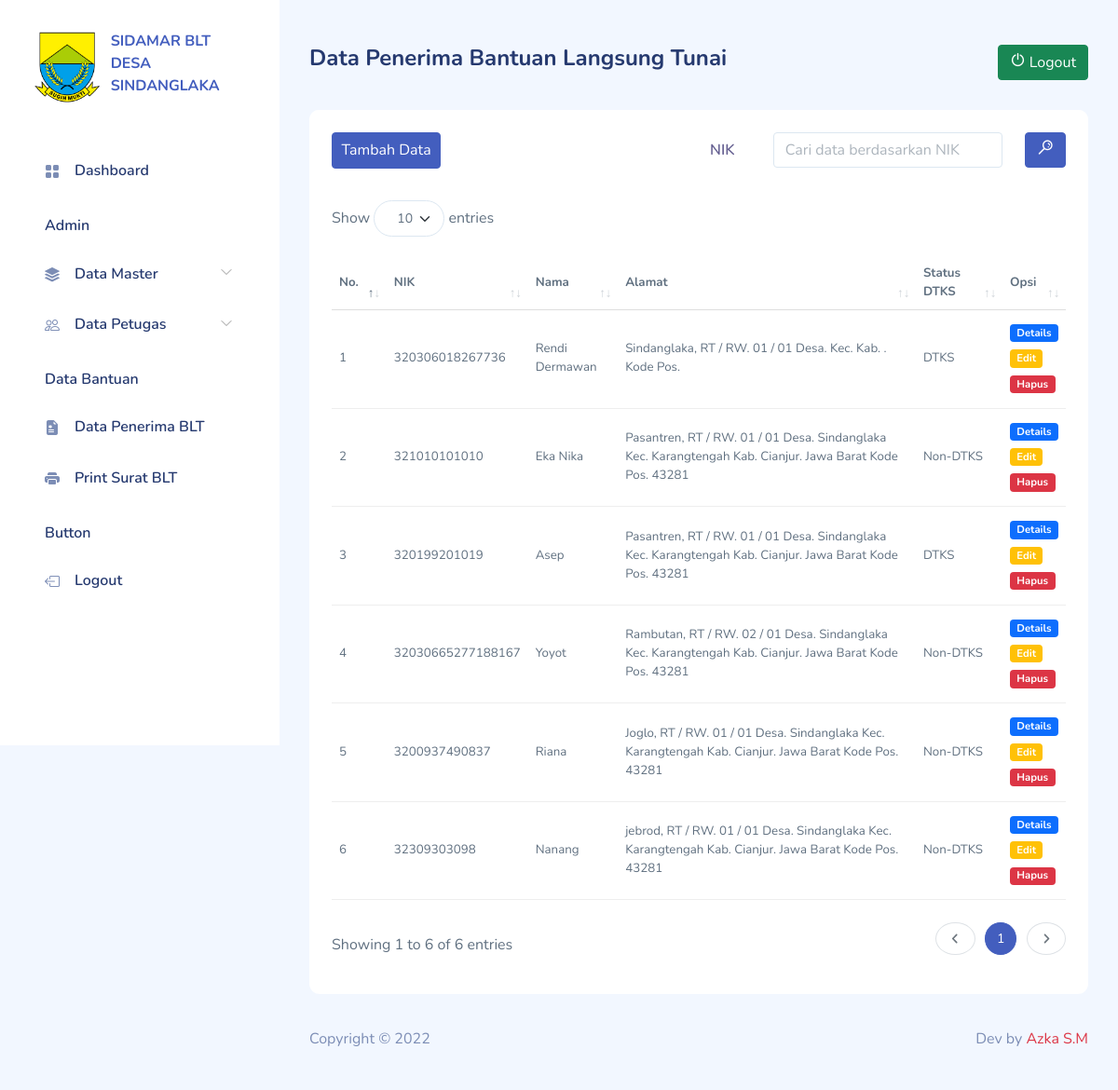
The app's page /data_blt.php (signed in), older data.
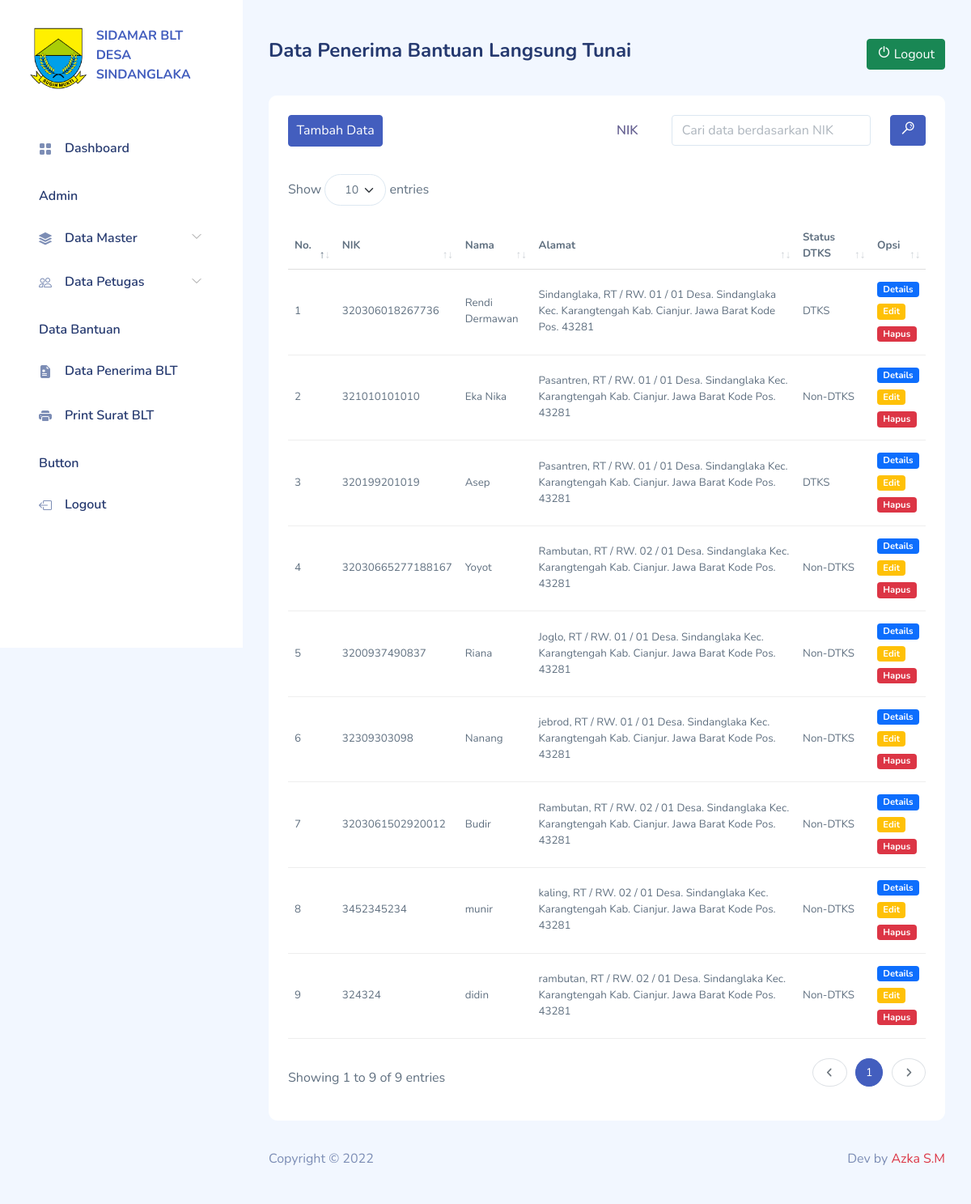
The same page, newer data.
### tables this page shows
CREATE TABLE `data_blt_penerima` (
  `id_blt` int(11) NOT NULL,
  `nama_lengkap` varchar(255) NOT NULL,
  `no_kk` varchar(1000) NOT NULL,
  `no_nik` varchar(1000) NOT NULL,
  `jalan` varchar(200) NOT NULL,
  `rtrw` varchar(200) NOT NULL,
  `desa` varchar(200) NOT NULL,
  `kecamatan` varchar(200) NOT NULL,
  `kabupaten` varchar(200) NOT NULL,
  `provinsi` varchar(200) NOT NULL,
  `kode_pos` varchar(200) NOT NULL,
  `pekerjaan` varchar(255) NOT NULL,
  `nama_ibu` varchar(255) NOT NULL,
  `status_dtks` int(11) NOT NULL,
  `periode` varchar(255) NOT NULL,
  `date_created` date NOT NULL,
  `is_active` int(11) NOT NULL
);

### functions.php (called while the page is built, shortened)
<?php
$conn = mysqli_connect("localhost", "root", "", "db_sdlk_blt");
function query($query)
{
    global $conn;
    $result = mysqli_query($conn, $query);
    $rows = [];
    while ($row = mysqli_fetch_assoc($result)) {
        $rows[] = $row;
    }
    return $rows;
}

### data_blt.php (the view, shortened to what this page needs)
<?php
require "functions.php";
if (!isset($_POST["search"])) {
    $blt = query("SELECT * FROM data_blt_penerima");
} else {
    $nik = $_POST["nik"];
    $blt = query("SELECT * FROM data_blt_penerima WHERE no_nik LIKE '%$nik%'");
}
include "template_header.php";
include "template_sidebar.php";
?>
<div id="main">
    <div class="page-heading">
        <div class="row">
            <div class="col-7">
                <h4>Data Penerima Bantuan Langsung Tunai</h4>
            </div>
            <div class="col-5">
                <a href="logout.php" class="btn btn-success float-end" onclick="return confirm('Yakin akan keluar dari aplikasi?');">
                    <i class="icon dripicons-power"></i>
                    Logout
                </a>
            </div>
        </div>
    </div>
    <div class="page-content">
        <section class="row">
            <div class="col-12 col-lg-12">
                <div class="card">
                    <div class="card-header">
                        <div class="row">
                            <div class="col-12 col-lg-6">
                                <a href="data_blt_add.php" class='btn btn-primary icon mb-2'>
                                    <span>Tambah Data</span>
                                </a>
                            </div>
                            <div class="col-12 col-lg-6">
                                <form action="" method="post">
                                    <div class="form-group row align-items-center">
                                        <div class="col-2">
                                            <label class="col-form-label" for="nik">NIK</label>
                                        </div>
                                        <div class="col-8">
                                            <input type="text" class="form-control" name="nik" id="nik" placeholder="Cari data berdasarkan NIK">
                                        </div>
                                        <div class="col-2">
                                            <button type="submit" class="btn btn-primary w-100" name="submit"><i class="icon dripicons-search"></i></button>
                                        </div>
                                    </div>
                                </form>
                            </div>
                        </div>
                    </div>
                    <div class="card-body">
                        <div class="table-responsive">
                            <table class="table small" id="table1">
                                <thead>
                                    <tr>
                                        <th>No.</th>
                                        <th>NIK</th>
                                        <th>Nama</th>
                                        <th>Alamat</th>
                                        <th>Status DTKS</th>
                                        <th>Opsi</th>
                                    </tr>
                                </thead>
                                <tbody>
                                    <?php $i = 1; ?>
                                    <?php foreach ($blt as $b) : ?>
                                        <tr>
                                            <td><?= $i; ?></td>
                                            <td><?= $b["no_nik"]; ?></td>
                                            <td><?= $b["nama_lengkap"]; ?></td>
                                            <td><?= $b["jalan"] . ", RT / RW. " . $b["rtrw"] . " Desa. " . $b["desa"] . " Kec. " . $b["kecamatan"] . " Kab. " . $b["kabupaten"] . ". " . $b["provinsi"] . " Kode Pos. " . $b["kode_pos"]; ?></td>
                                            <td>
                                                <?php
                                                if ($b["status_dtks"] == 1) {
                                                    echo "DTKS";
                                                } else {
                                                    echo "Non-DTKS";
                                                }
                                                ?>
                                            </td>
                                            <td>
                                                <a href="data_blt_details.php?id=<?= $b["id_blt"] ?>" class="badge bg-primary mb-2">Details</a> <br>
                                                <a href="data_blt_edit.php?id=<?= $b["id_blt"] ?>" class="badge bg-warning mb-2">Edit</a> <br>
                                                <a href="data_blt_delete.php?id=<?= $b["id_blt"] ?>" class="badge bg-danger" onclick="return confirm('Yakin akan menghapus data BLT : <?= $b['nama_lengkap']; ?> ?');">Hapus</a>
                                            </td>
                                        </tr>
                                        <?php $i++; ?>
                                    <?php endforeach; ?>
                                </tbody>
                            </table>
                        </div>
                    </div>
                </div>
            </div>
        </section>
    </div>
    <?php include "template_footer.php"; ?>

### template_header.php (shortened to what this page needs)
<!DOCTYPE html>
<html lang="en">
<head>
    <link rel="stylesheet" href="assets/css/bootstrap.css">
    <link rel="stylesheet" href="assets/vendors/jquery-datatables/jquery.dataTables.bootstrap5.min.css">
    <link rel="stylesheet" href="assets/vendors/fontawesome/all.min.css">
    <link rel="stylesheet" href="assets/vendors/iconly/bold.css">
    <link rel="stylesheet" href="assets/vendors/dripicons/webfont.css">
    <link rel="stylesheet" href="assets/css/pages/dripicons.css">
    <link rel="stylesheet" href="assets/vendors/perfect-scrollbar/perfect-scrollbar.css">
    <link rel="stylesheet" href="assets/vendors/bootstrap-icons/bootstrap-icons.css">
    <link rel="stylesheet" href="assets/css/my-style.css">
    <link rel="stylesheet" href="assets/css/app.css">
</head>
<body>
    <div id="app">

### template_sidebar.php (shortened to what this page needs)
<div id="sidebar" class="active">
    <div class="sidebar-wrapper active">
        <div class="sidebar-header">
            <div class="d-flex justify-content-between">
                <div class="logo">
                    <div class="row">
                        <div class="col-4">
                            <img src="assets/images/logo/logodesa.png" alt="Logo">
                        </div>
                        <div class="col-8">
                            <a href="#">SIDAMAR BLT DESA SINDANGLAKA</a>
                        </div>
                    </div>
                </div>
            </div>
        </div>
        <div class="sidebar-menu">
            <ul class="menu">
                <li class="sidebar-item">
                    <a href="dashboard.php" class='sidebar-link'>
                        <i class="bi bi-grid-fill"></i>
                        <span>Dashboard</span>
                    </a>
                </li>
                <li class="sidebar-title">Admin</li>
                <li class="sidebar-item  has-sub">
                    <a href="#" class='sidebar-link'>
                        <i class="bi bi-stack"></i>
                        <span>Data Master</span>
                    </a>
                </li>
                <li class="sidebar-item  has-sub">
                    <a href="#" class='sidebar-link'>
                        <i class="bi bi-people"></i>
                        <span>Data Petugas</span>
                    </a>
                </li>
                <li class="sidebar-title">Data Bantuan</li>
                <li class="sidebar-item ">
                    <a href="data_blt.php" class='sidebar-link'>
                        <i class="bi bi-file-earmark-medical-fill"></i>
                        <span>Data Penerima BLT</span>
                    </a>
                </li>
                <li class="sidebar-item ">
                    <a href="print_surat.php" class='sidebar-link'>
                        <i class="bi bi-printer-fill"></i>
                        <span>Print Surat BLT</span>
                    </a>
                </li>
                <li class="sidebar-title">Button</li>
                <li class="sidebar-item  ">
                    <a href="logout.php" class='sidebar-link' onclick="return confirm('Yakin akan keluar dari aplikasi?');">
                        <i class="bi bi-box-arrow-left"></i>
                        <span>Logout</span>
                    </a>
                </li>
            </ul>
        </div>
    </div>
</div>

### template_footer.php (shortened to what this page needs)
<footer>
    <div class="footer clearfix mb-0 text-muted">
        <div class="float-start">
            <p>Copyright &copy <?= date("Y"); ?></p>
        </div>
        <div class="float-end">
            <p>Dev by <span class="text-danger">Azka S.M</span></p>
        </div>
    </div>
</footer>
</div>
</div>
</body>
</html>

### assets/css/my-style.css (style rules this page uses)
.sidebar-wrapper .sidebar-header { font-size: 1.5rem; font-weight: 700; }
table.dataTable { font-size: 10pt; }
.sidebar-wrapper .sidebar-header img { height: 5rem; }
.sidebar-wrapper .sidebar-header { font-size: 1rem; font-weight: 700; }

### assets/css/app.css (style rules this page uses)
.btn i,.btn svg { height:16px;width:16px }
.btn.icon { padding:.4rem .6rem }
.btn.btn-danger,.btn.btn-info,.btn.btn-primary,.btn.btn-secondary,.btn.btn-success,.btn.btn-warning { color:#fff }
.card { border:none;margin-bottom:2.2rem }
.card .card-header { border:none }
.card .card-header~.card-body { padding-top:0 }
.card .card-body { padding:1.5rem }
.form-group { margin-bottom:.7rem }
.form-group label { color:rgba(35,28,99,.7);font-weight:600 }
#sidebar.active .sidebar-wrapper { left:0 }
.sidebar-wrapper { background-color:#fff;bottom:0;height:100vh;overflow-y:auto;position:fixed;top:0;transition:left .5s ease-out;width:300px;z-index:10 }
.sidebar-wrapper .sidebar-header { font-size:1rem;font-weight:700;padding:2rem 2rem 1rem }
.sidebar-wrapper .sidebar-header img { height:5rem }
.sidebar-wrapper .menu { font-weight:600;margin-top:2rem;padding:0 2rem }
.sidebar-wrapper .menu .sidebar-title { color:#25396f;font-size:1rem;font-weight:600;list-style:none;margin:1.5rem 0 1rem;padding:0 1rem }
.sidebar-wrapper .menu .sidebar-link { align-items:center;border-radius:.5rem;color:#25396f;display:block;display:flex;font-size:1rem;padding:.7rem 1rem;text-decoration:none;transition:all .5s }
.sidebar-wrapper .menu .sidebar-link i,.sidebar-wrapper .menu .sidebar-link svg { color:#7c8db5 }
.sidebar-wrapper .menu .sidebar-link span { margin-left:1rem }
.sidebar-wrapper .menu .sidebar-item { list-style:none;margin-top:.5rem;position:relative }
.sidebar-wrapper .menu .sidebar-item.has-sub .sidebar-link:after { color:#ccc;display:block;position:absolute;right:15px;top:12px }
.dataTable-table td,.dataTable-table thead th,.table td,.table thead th { vertical-align:middle }
.dataTable-table:not(.table-borderless) thead th,.table:not(.table-borderless) thead th { border-bottom:1px solid #dedede!important }
.bi { height:1rem;width:1rem }
#main { margin-left:300px;padding:2rem }
.page-heading { margin:0 0 2rem }
a { text-decoration:none }

### template_header.php (style rules this page uses)
table.dataTable td { padding: 15px 8px; }

Row changes from the older to the newer data that the page shows:
changed data_blt_penerima "Rendi Dermawan": desa (not shown) → "Sindanglaka"; kecamatan (not shown) → "Karangtengah"; kabupaten (not shown) → "Cianjur"; provinsi (not shown) → "Jawa Barat"; kode_pos (not shown) → "43281"
added data_blt_penerima: no_nik "3203061502920012", nama_lengkap "Budir", jalan "Rambutan", rtrw "02 / 01", desa "Sindanglaka", kecamatan "Karangtengah", kabupaten "Cianjur", provinsi "Jawa Barat", kode_pos "43281", status_dtks "Non-DTKS"
added data_blt_penerima: no_nik "3452345234", nama_lengkap "munir", jalan "kaling", rtrw "02 / 01", desa "Sindanglaka", kecamatan "Karangtengah", kabupaten "Cianjur", provinsi "Jawa Barat", kode_pos "43281", status_dtks "Non-DTKS"
added data_blt_penerima: no_nik "324324", nama_lengkap "didin", jalan "rambutan", rtrw "02 / 01", desa "Sindanglaka", kecamatan "Karangtengah", kabupaten "Cianjur", provinsi "Jawa Barat", kode_pos "43281", status_dtks "Non-DTKS"
Text that changed along with them:
text written by a page script: "Show entries Showing 1 to 6 of 6 entries 1" → "Show entries Showing 1 to 9 of 9 entries 1"
